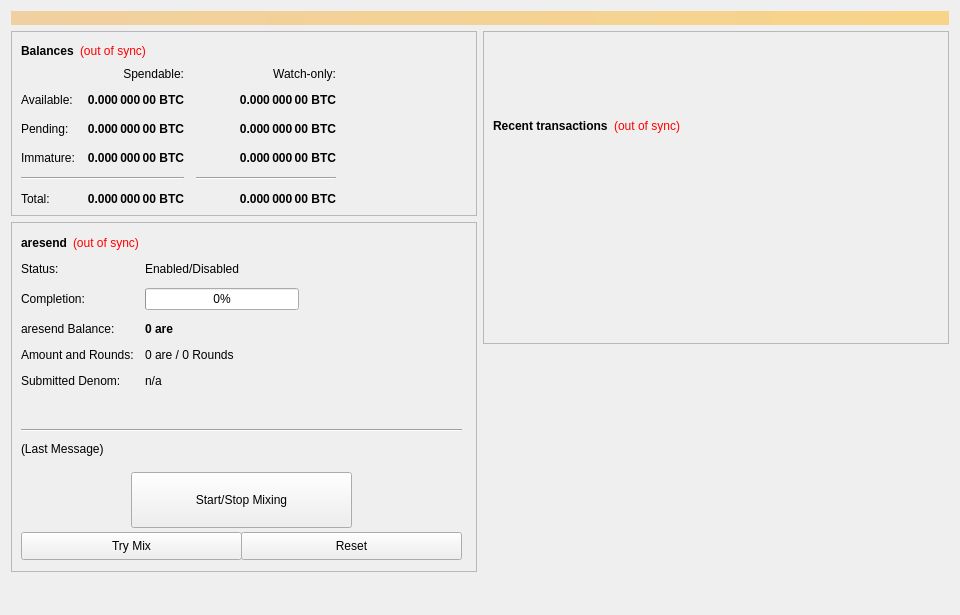
<?xml version="1.0" encoding="UTF-8"?>
<ui version="4.0">
 <class>SmartTokenConfig</class>
 <widget class="QWidget" name="SmartTokenConfig">
  <property name="geometry">
   <rect>
    <x>0</x>
    <y>0</y>
    <width>960</width>
    <height>615</height>
   </rect>
  </property>
  <property name="minimumSize">
   <size>
    <width>960</width>
    <height>0</height>
   </size>
  </property>
  <property name="windowTitle">
   <string>Form</string>
  </property>
  <layout class="QVBoxLayout" name="topLayout">
   <item>
    <widget class="QLabel" name="labelAlerts">
     <property name="visible">
      <bool>false</bool>
     </property>
     <property name="styleSheet">
      <string notr="true">background-color: qlineargradient(x1: 0, y1: 0, x2: 1, y2: 0, stop:0 #F0D0A0, stop:1 #F8D488); color:#000000;</string>
     </property>
     <property name="wordWrap">
      <bool>true</bool>
     </property>
     <property name="margin">
      <number>3</number>
     </property>
    </widget>
   </item>
   <item>
    <layout class="QHBoxLayout" name="horizontalLayout" stretch="1,1">
     <item>
      <layout class="QVBoxLayout" name="verticalLayout_2">
       <item>
        <widget class="QFrame" name="frame">
         <property name="frameShape">
          <enum>QFrame::StyledPanel</enum>
         </property>
         <property name="frameShadow">
          <enum>QFrame::Raised</enum>
         </property>
         <layout class="QVBoxLayout" name="verticalLayout_4">
          <item>
           <layout class="QHBoxLayout" name="horizontalLayout_4">
            <item>
             <widget class="QLabel" name="label_5">
              <property name="font">
               <font>
                <weight>75</weight>
                <bold>true</bold>
               </font>
              </property>
              <property name="text">
               <string>Balances</string>
              </property>
             </widget>
            </item>
            <item>
             <widget class="QLabel" name="labelWalletStatus">
              <property name="cursor">
               <cursorShape>WhatsThisCursor</cursorShape>
              </property>
              <property name="toolTip">
               <string>The displayed information may be out of date. Your wallet automatically synchronizes with the are network after a connection is established, but this process has not completed yet.</string>
              </property>
              <property name="styleSheet">
               <string notr="true">QLabel { color: red; }</string>
              </property>
              <property name="text">
               <string notr="true">(out of sync)</string>
              </property>
              <property name="alignment">
               <set>Qt::AlignLeading|Qt::AlignLeft|Qt::AlignVCenter</set>
              </property>
             </widget>
            </item>
            <item>
             <spacer name="horizontalSpacer_3">
              <property name="orientation">
               <enum>Qt::Horizontal</enum>
              </property>
              <property name="sizeHint" stdset="0">
               <size>
                <width>40</width>
                <height>20</height>
               </size>
              </property>
             </spacer>
            </item>
           </layout>
          </item>
          <item>
           <layout class="QGridLayout" name="gridLayout">
            <property name="spacing">
             <number>12</number>
            </property>
            <item row="2" column="2">
             <widget class="QLabel" name="labelWatchPending">
              <property name="font">
               <font>
                <weight>75</weight>
                <bold>true</bold>
               </font>
              </property>
              <property name="cursor">
               <cursorShape>IBeamCursor</cursorShape>
              </property>
              <property name="toolTip">
               <string>Unconfirmed transactions to watch-only addresses</string>
              </property>
              <property name="text">
               <string notr="true">0.000 000 00 BTC</string>
              </property>
              <property name="alignment">
               <set>Qt::AlignRight|Qt::AlignTrailing|Qt::AlignVCenter</set>
              </property>
              <property name="textInteractionFlags">
               <set>Qt::LinksAccessibleByMouse|Qt::TextSelectableByKeyboard|Qt::TextSelectableByMouse</set>
              </property>
             </widget>
            </item>
            <item row="2" column="1">
             <widget class="QLabel" name="labelUnconfirmed">
              <property name="font">
               <font>
                <weight>75</weight>
                <bold>true</bold>
               </font>
              </property>
              <property name="cursor">
               <cursorShape>IBeamCursor</cursorShape>
              </property>
              <property name="toolTip">
               <string>Total of transactions that have yet to be confirmed, and do not yet count toward the spendable balance</string>
              </property>
              <property name="text">
               <string notr="true">0.000 000 00 BTC</string>
              </property>
              <property name="alignment">
               <set>Qt::AlignRight|Qt::AlignTrailing|Qt::AlignVCenter</set>
              </property>
              <property name="textInteractionFlags">
               <set>Qt::LinksAccessibleByMouse|Qt::TextSelectableByKeyboard|Qt::TextSelectableByMouse</set>
              </property>
             </widget>
            </item>
            <item row="3" column="2">
             <widget class="QLabel" name="labelWatchImmature">
              <property name="font">
               <font>
                <weight>75</weight>
                <bold>true</bold>
               </font>
              </property>
              <property name="cursor">
               <cursorShape>IBeamCursor</cursorShape>
              </property>
              <property name="toolTip">
               <string>Staked or masternode rewards in watch-only addresses that has not yet matured</string>
              </property>
              <property name="text">
               <string notr="true">0.000 000 00 BTC</string>
              </property>
              <property name="alignment">
               <set>Qt::AlignRight|Qt::AlignTrailing|Qt::AlignVCenter</set>
              </property>
              <property name="textInteractionFlags">
               <set>Qt::LinksAccessibleByMouse|Qt::TextSelectableByKeyboard|Qt::TextSelectableByMouse</set>
              </property>
             </widget>
            </item>
            <item row="4" column="0" colspan="2">
             <widget class="Line" name="lineSpendableBalance">
              <property name="orientation">
               <enum>Qt::Horizontal</enum>
              </property>
             </widget>
            </item>
            <item row="4" column="2">
             <widget class="Line" name="lineWatchBalance">
              <property name="sizePolicy">
               <sizepolicy hsizetype="Preferred" vsizetype="Fixed">
                <horstretch>0</horstretch>
                <verstretch>0</verstretch>
               </sizepolicy>
              </property>
              <property name="minimumSize">
               <size>
                <width>140</width>
                <height>0</height>
               </size>
              </property>
              <property name="orientation">
               <enum>Qt::Horizontal</enum>
              </property>
             </widget>
            </item>
            <item row="5" column="0">
             <widget class="QLabel" name="labelTotalText">
              <property name="text">
               <string>Total:</string>
              </property>
             </widget>
            </item>
            <item row="3" column="1">
             <widget class="QLabel" name="labelImmature">
              <property name="font">
               <font>
                <weight>75</weight>
                <bold>true</bold>
               </font>
              </property>
              <property name="cursor">
               <cursorShape>IBeamCursor</cursorShape>
              </property>
              <property name="toolTip">
               <string>Staked or masternode rewards that has not yet matured</string>
              </property>
              <property name="text">
               <string notr="true">0.000 000 00 BTC</string>
              </property>
              <property name="alignment">
               <set>Qt::AlignRight|Qt::AlignTrailing|Qt::AlignVCenter</set>
              </property>
              <property name="textInteractionFlags">
               <set>Qt::LinksAccessibleByMouse|Qt::TextSelectableByKeyboard|Qt::TextSelectableByMouse</set>
              </property>
             </widget>
            </item>
            <item row="2" column="3">
             <spacer name="horizontalSpacer_2">
              <property name="orientation">
               <enum>Qt::Horizontal</enum>
              </property>
              <property name="sizeHint" stdset="0">
               <size>
                <width>40</width>
                <height>20</height>
               </size>
              </property>
             </spacer>
            </item>
            <item row="3" column="0">
             <widget class="QLabel" name="labelImmatureText">
              <property name="text">
               <string>Immature:</string>
              </property>
             </widget>
            </item>
            <item row="5" column="1">
             <widget class="QLabel" name="labelTotal">
              <property name="font">
               <font>
                <weight>75</weight>
                <bold>true</bold>
               </font>
              </property>
              <property name="cursor">
               <cursorShape>IBeamCursor</cursorShape>
              </property>
              <property name="toolTip">
               <string>Your current total balance</string>
              </property>
              <property name="text">
               <string notr="true">0.000 000 00 BTC</string>
              </property>
              <property name="alignment">
               <set>Qt::AlignRight|Qt::AlignTrailing|Qt::AlignVCenter</set>
              </property>
              <property name="textInteractionFlags">
               <set>Qt::LinksAccessibleByMouse|Qt::TextSelectableByKeyboard|Qt::TextSelectableByMouse</set>
              </property>
             </widget>
            </item>
            <item row="5" column="2">
             <widget class="QLabel" name="labelWatchTotal">
              <property name="font">
               <font>
                <weight>75</weight>
                <bold>true</bold>
               </font>
              </property>
              <property name="cursor">
               <cursorShape>IBeamCursor</cursorShape>
              </property>
              <property name="toolTip">
               <string>Current total balance in watch-only addresses</string>
              </property>
              <property name="text">
               <string notr="true">0.000 000 00 BTC</string>
              </property>
              <property name="alignment">
               <set>Qt::AlignRight|Qt::AlignTrailing|Qt::AlignVCenter</set>
              </property>
              <property name="textInteractionFlags">
               <set>Qt::LinksAccessibleByMouse|Qt::TextSelectableByKeyboard|Qt::TextSelectableByMouse</set>
              </property>
             </widget>
            </item>
            <item row="0" column="2">
             <widget class="QLabel" name="labelWatchonly">
              <property name="text">
               <string>Watch-only:</string>
              </property>
              <property name="alignment">
               <set>Qt::AlignRight|Qt::AlignTrailing|Qt::AlignVCenter</set>
              </property>
             </widget>
            </item>
            <item row="1" column="0">
             <widget class="QLabel" name="labelBalanceText">
              <property name="text">
               <string>Available:</string>
              </property>
             </widget>
            </item>
            <item row="1" column="1">
             <widget class="QLabel" name="labelBalance">
              <property name="font">
               <font>
                <weight>75</weight>
                <bold>true</bold>
               </font>
              </property>
              <property name="cursor">
               <cursorShape>IBeamCursor</cursorShape>
              </property>
              <property name="toolTip">
               <string>Your current spendable balance</string>
              </property>
              <property name="text">
               <string notr="true">0.000 000 00 BTC</string>
              </property>
              <property name="alignment">
               <set>Qt::AlignRight|Qt::AlignTrailing|Qt::AlignVCenter</set>
              </property>
              <property name="textInteractionFlags">
               <set>Qt::LinksAccessibleByMouse|Qt::TextSelectableByKeyboard|Qt::TextSelectableByMouse</set>
              </property>
             </widget>
            </item>
            <item row="1" column="2">
             <widget class="QLabel" name="labelWatchAvailable">
              <property name="font">
               <font>
                <weight>75</weight>
                <bold>true</bold>
               </font>
              </property>
              <property name="cursor">
               <cursorShape>IBeamCursor</cursorShape>
              </property>
              <property name="toolTip">
               <string>Your current balance in watch-only addresses</string>
              </property>
              <property name="text">
               <string notr="true">0.000 000 00 BTC</string>
              </property>
              <property name="alignment">
               <set>Qt::AlignRight|Qt::AlignTrailing|Qt::AlignVCenter</set>
              </property>
              <property name="textInteractionFlags">
               <set>Qt::LinksAccessibleByMouse|Qt::TextSelectableByKeyboard|Qt::TextSelectableByMouse</set>
              </property>
             </widget>
            </item>
            <item row="2" column="0">
             <widget class="QLabel" name="labelPendingText">
              <property name="text">
               <string>Pending:</string>
              </property>
             </widget>
            </item>
            <item row="0" column="1">
             <widget class="QLabel" name="labelSpendable">
              <property name="text">
               <string>Spendable:</string>
              </property>
              <property name="alignment">
               <set>Qt::AlignRight|Qt::AlignTrailing|Qt::AlignVCenter</set>
              </property>
             </widget>
            </item>
           </layout>
          </item>
         </layout>
        </widget>
       </item>
       <item>
        <widget class="QFrame" name="frameObfuscation">
         <property name="minimumSize">
          <size>
           <width>0</width>
           <height>350</height>
          </size>
         </property>
         <property name="layoutDirection">
          <enum>Qt::LeftToRight</enum>
         </property>
         <property name="frameShape">
          <enum>QFrame::StyledPanel</enum>
         </property>
         <property name="frameShadow">
          <enum>QFrame::Raised</enum>
         </property>
         <widget class="QWidget" name="formLayoutWidget">
          <property name="geometry">
           <rect>
            <x>10</x>
            <y>40</y>
            <width>451</width>
            <height>161</height>
           </rect>
          </property>
          <layout class="QFormLayout" name="formLayout">
           <property name="fieldGrowthPolicy">
            <enum>QFormLayout::AllNonFixedFieldsGrow</enum>
           </property>
           <property name="horizontalSpacing">
            <number>11</number>
           </property>
           <property name="verticalSpacing">
            <number>12</number>
           </property>
           <item row="0" column="0">
            <widget class="QLabel" name="label_6">
             <property name="text">
              <string>Status:</string>
             </property>
            </widget>
           </item>
           <item row="1" column="0">
            <widget class="QLabel" name="label_7">
             <property name="text">
              <string>Completion:</string>
             </property>
            </widget>
           </item>
           <item row="1" column="1">
            <widget class="QProgressBar" name="obfuscationProgress">
             <property name="maximumSize">
              <size>
               <width>154</width>
               <height>16777215</height>
              </size>
             </property>
             <property name="value">
              <number>0</number>
             </property>
            </widget>
           </item>
           <item row="2" column="0">
            <widget class="QLabel" name="labelAnonymizedText">
             <property name="text">
              <string>aresend Balance:</string>
             </property>
            </widget>
           </item>
           <item row="2" column="1">
            <widget class="QLabel" name="labelAnonymized">
             <property name="font">
              <font>
               <weight>75</weight>
               <bold>true</bold>
              </font>
             </property>
             <property name="text">
              <string notr="true">0 are</string>
             </property>
            </widget>
           </item>
           <item row="3" column="0">
            <widget class="QLabel" name="label_8">
             <property name="text">
              <string>Amount and Rounds:</string>
             </property>
            </widget>
           </item>
           <item row="3" column="1">
            <widget class="QLabel" name="labelAmountRounds">
             <property name="text">
              <string>0 are / 0 Rounds</string>
             </property>
            </widget>
           </item>
           <item row="4" column="0">
            <widget class="QLabel" name="label_9">
             <property name="text">
              <string>Submitted Denom:</string>
             </property>
            </widget>
           </item>
           <item row="4" column="1">
            <widget class="QLabel" name="labelSubmittedDenom">
             <property name="toolTip">
              <string>The denominations you submitted to the Masternode.&lt;br&gt;To mix, other users must submit the exact same denominations.</string>
             </property>
             <property name="text">
              <string>n/a</string>
             </property>
            </widget>
           </item>
           <item row="0" column="1">
            <widget class="QLabel" name="aresendEnabled">
             <property name="text">
              <string>Enabled/Disabled</string>
             </property>
            </widget>
           </item>
          </layout>
         </widget>
         <widget class="QPushButton" name="runAutoDenom">
          <property name="geometry">
           <rect>
            <x>251</x>
            <y>17</y>
            <width>1</width>
            <height>1</height>
           </rect>
          </property>
          <property name="palette">
           <palette>
            <active>
             <colorrole role="WindowText">
              <brush brushstyle="SolidPattern">
               <color alpha="255">
                <red>0</red>
                <green>0</green>
                <blue>0</blue>
               </color>
              </brush>
             </colorrole>
             <colorrole role="Button">
              <brush brushstyle="SolidPattern">
               <color alpha="255">
                <red>239</red>
                <green>238</green>
                <blue>238</blue>
               </color>
              </brush>
             </colorrole>
             <colorrole role="Light">
              <brush brushstyle="SolidPattern">
               <color alpha="255">
                <red>255</red>
                <green>255</green>
                <blue>255</blue>
               </color>
              </brush>
             </colorrole>
             <colorrole role="Midlight">
              <brush brushstyle="SolidPattern">
               <color alpha="255">
                <red>247</red>
                <green>246</green>
                <blue>246</blue>
               </color>
              </brush>
             </colorrole>
             <colorrole role="Dark">
              <brush brushstyle="SolidPattern">
               <color alpha="255">
                <red>119</red>
                <green>119</green>
                <blue>119</blue>
               </color>
              </brush>
             </colorrole>
             <colorrole role="Mid">
              <brush brushstyle="SolidPattern">
               <color alpha="255">
                <red>159</red>
                <green>159</green>
                <blue>159</blue>
               </color>
              </brush>
             </colorrole>
             <colorrole role="Text">
              <brush brushstyle="SolidPattern">
               <color alpha="255">
                <red>0</red>
                <green>0</green>
                <blue>0</blue>
               </color>
              </brush>
             </colorrole>
             <colorrole role="BrightText">
              <brush brushstyle="SolidPattern">
               <color alpha="255">
                <red>255</red>
                <green>255</green>
                <blue>255</blue>
               </color>
              </brush>
             </colorrole>
             <colorrole role="ButtonText">
              <brush brushstyle="SolidPattern">
               <color alpha="255">
                <red>0</red>
                <green>0</green>
                <blue>0</blue>
               </color>
              </brush>
             </colorrole>
             <colorrole role="Base">
              <brush brushstyle="SolidPattern">
               <color alpha="255">
                <red>255</red>
                <green>255</green>
                <blue>255</blue>
               </color>
              </brush>
             </colorrole>
             <colorrole role="Window">
              <brush brushstyle="SolidPattern">
               <color alpha="255">
                <red>239</red>
                <green>238</green>
                <blue>238</blue>
               </color>
              </brush>
             </colorrole>
             <colorrole role="Shadow">
              <brush brushstyle="SolidPattern">
               <color alpha="255">
                <red>0</red>
                <green>0</green>
                <blue>0</blue>
               </color>
              </brush>
             </colorrole>
             <colorrole role="AlternateBase">
              <brush brushstyle="SolidPattern">
               <color alpha="255">
                <red>247</red>
                <green>246</green>
                <blue>246</blue>
               </color>
              </brush>
             </colorrole>
             <colorrole role="ToolTipBase">
              <brush brushstyle="SolidPattern">
               <color alpha="255">
                <red>255</red>
                <green>255</green>
                <blue>220</blue>
               </color>
              </brush>
             </colorrole>
             <colorrole role="ToolTipText">
              <brush brushstyle="SolidPattern">
               <color alpha="255">
                <red>0</red>
                <green>0</green>
                <blue>0</blue>
               </color>
              </brush>
             </colorrole>
            </active>
            <inactive>
             <colorrole role="WindowText">
              <brush brushstyle="SolidPattern">
               <color alpha="255">
                <red>0</red>
                <green>0</green>
                <blue>0</blue>
               </color>
              </brush>
             </colorrole>
             <colorrole role="Button">
              <brush brushstyle="SolidPattern">
               <color alpha="255">
                <red>239</red>
                <green>238</green>
                <blue>238</blue>
               </color>
              </brush>
             </colorrole>
             <colorrole role="Light">
              <brush brushstyle="SolidPattern">
               <color alpha="255">
                <red>255</red>
                <green>255</green>
                <blue>255</blue>
               </color>
              </brush>
             </colorrole>
             <colorrole role="Midlight">
              <brush brushstyle="SolidPattern">
               <color alpha="255">
                <red>247</red>
                <green>246</green>
                <blue>246</blue>
               </color>
              </brush>
             </colorrole>
             <colorrole role="Dark">
              <brush brushstyle="SolidPattern">
               <color alpha="255">
                <red>119</red>
                <green>119</green>
                <blue>119</blue>
               </color>
              </brush>
             </colorrole>
             <colorrole role="Mid">
              <brush brushstyle="SolidPattern">
               <color alpha="255">
                <red>159</red>
                <green>159</green>
                <blue>159</blue>
               </color>
              </brush>
             </colorrole>
             <colorrole role="Text">
              <brush brushstyle="SolidPattern">
               <color alpha="255">
                <red>0</red>
                <green>0</green>
                <blue>0</blue>
               </color>
              </brush>
             </colorrole>
             <colorrole role="BrightText">
              <brush brushstyle="SolidPattern">
               <color alpha="255">
                <red>255</red>
                <green>255</green>
                <blue>255</blue>
               </color>
              </brush>
             </colorrole>
             <colorrole role="ButtonText">
              <brush brushstyle="SolidPattern">
               <color alpha="255">
                <red>0</red>
                <green>0</green>
                <blue>0</blue>
               </color>
              </brush>
             </colorrole>
             <colorrole role="Base">
              <brush brushstyle="SolidPattern">
               <color alpha="255">
                <red>255</red>
                <green>255</green>
                <blue>255</blue>
               </color>
              </brush>
             </colorrole>
             <colorrole role="Window">
              <brush brushstyle="SolidPattern">
               <color alpha="255">
                <red>239</red>
                <green>238</green>
                <blue>238</blue>
               </color>
              </brush>
             </colorrole>
             <colorrole role="Shadow">
              <brush brushstyle="SolidPattern">
               <color alpha="255">
                <red>0</red>
                <green>0</green>
                <blue>0</blue>
               </color>
              </brush>
             </colorrole>
             <colorrole role="AlternateBase">
              <brush brushstyle="SolidPattern">
               <color alpha="255">
                <red>247</red>
                <green>246</green>
                <blue>246</blue>
               </color>
              </brush>
             </colorrole>
             <colorrole role="ToolTipBase">
              <brush brushstyle="SolidPattern">
               <color alpha="255">
                <red>255</red>
                <green>255</green>
                <blue>220</blue>
               </color>
              </brush>
             </colorrole>
             <colorrole role="ToolTipText">
              <brush brushstyle="SolidPattern">
               <color alpha="255">
                <red>0</red>
                <green>0</green>
                <blue>0</blue>
               </color>
              </brush>
             </colorrole>
            </inactive>
            <disabled>
             <colorrole role="WindowText">
              <brush brushstyle="SolidPattern">
               <color alpha="255">
                <red>119</red>
                <green>119</green>
                <blue>119</blue>
               </color>
              </brush>
             </colorrole>
             <colorrole role="Button">
              <brush brushstyle="SolidPattern">
               <color alpha="255">
                <red>239</red>
                <green>238</green>
                <blue>238</blue>
               </color>
              </brush>
             </colorrole>
             <colorrole role="Light">
              <brush brushstyle="SolidPattern">
               <color alpha="255">
                <red>255</red>
                <green>255</green>
                <blue>255</blue>
               </color>
              </brush>
             </colorrole>
             <colorrole role="Midlight">
              <brush brushstyle="SolidPattern">
               <color alpha="255">
                <red>247</red>
                <green>246</green>
                <blue>246</blue>
               </color>
              </brush>
             </colorrole>
             <colorrole role="Dark">
              <brush brushstyle="SolidPattern">
               <color alpha="255">
                <red>119</red>
                <green>119</green>
                <blue>119</blue>
               </color>
              </brush>
             </colorrole>
             <colorrole role="Mid">
              <brush brushstyle="SolidPattern">
               <color alpha="255">
                <red>159</red>
                <green>159</green>
                <blue>159</blue>
               </color>
              </brush>
             </colorrole>
             <colorrole role="Text">
              <brush brushstyle="SolidPattern">
               <color alpha="255">
                <red>119</red>
                <green>119</green>
                <blue>119</blue>
               </color>
              </brush>
             </colorrole>
             <colorrole role="BrightText">
              <brush brushstyle="SolidPattern">
               <color alpha="255">
                <red>255</red>
                <green>255</green>
                <blue>255</blue>
               </color>
              </brush>
             </colorrole>
             <colorrole role="ButtonText">
              <brush brushstyle="SolidPattern">
               <color alpha="255">
                <red>119</red>
                <green>119</green>
                <blue>119</blue>
               </color>
              </brush>
             </colorrole>
             <colorrole role="Base">
              <brush brushstyle="SolidPattern">
               <color alpha="255">
                <red>239</red>
                <green>238</green>
                <blue>238</blue>
               </color>
              </brush>
             </colorrole>
             <colorrole role="Window">
              <brush brushstyle="SolidPattern">
               <color alpha="255">
                <red>239</red>
                <green>238</green>
                <blue>238</blue>
               </color>
              </brush>
             </colorrole>
             <colorrole role="Shadow">
              <brush brushstyle="SolidPattern">
               <color alpha="255">
                <red>0</red>
                <green>0</green>
                <blue>0</blue>
               </color>
              </brush>
             </colorrole>
             <colorrole role="AlternateBase">
              <brush brushstyle="SolidPattern">
               <color alpha="255">
                <red>239</red>
                <green>238</green>
                <blue>238</blue>
               </color>
              </brush>
             </colorrole>
             <colorrole role="ToolTipBase">
              <brush brushstyle="SolidPattern">
               <color alpha="255">
                <red>255</red>
                <green>255</green>
                <blue>220</blue>
               </color>
              </brush>
             </colorrole>
             <colorrole role="ToolTipText">
              <brush brushstyle="SolidPattern">
               <color alpha="255">
                <red>0</red>
                <green>0</green>
                <blue>0</blue>
               </color>
              </brush>
             </colorrole>
            </disabled>
           </palette>
          </property>
          <property name="focusPolicy">
           <enum>Qt::NoFocus</enum>
          </property>
          <property name="autoFillBackground">
           <bool>true</bool>
          </property>
          <property name="text">
           <string/>
          </property>
          <property name="flat">
           <bool>true</bool>
          </property>
         </widget>
         <widget class="QPushButton" name="toggleObfuscation">
          <property name="geometry">
           <rect>
            <x>120</x>
            <y>250</y>
            <width>221</width>
            <height>56</height>
           </rect>
          </property>
          <property name="sizePolicy">
           <sizepolicy hsizetype="MinimumExpanding" vsizetype="Fixed">
            <horstretch>0</horstretch>
            <verstretch>0</verstretch>
           </sizepolicy>
          </property>
          <property name="text">
           <string>Start/Stop Mixing</string>
          </property>
         </widget>
         <widget class="Line" name="lineLastMessage">
          <property name="geometry">
           <rect>
            <x>10</x>
            <y>200</y>
            <width>441</width>
            <height>16</height>
           </rect>
          </property>
          <property name="orientation">
           <enum>Qt::Horizontal</enum>
          </property>
         </widget>
         <widget class="QLabel" name="aresendStatus">
          <property name="geometry">
           <rect>
            <x>10</x>
            <y>220</y>
            <width>451</width>
            <height>61</height>
           </rect>
          </property>
          <property name="minimumSize">
           <size>
            <width>288</width>
            <height>43</height>
           </size>
          </property>
          <property name="text">
           <string>(Last Message)</string>
          </property>
          <property name="alignment">
           <set>Qt::AlignLeading|Qt::AlignLeft|Qt::AlignTop</set>
          </property>
          <property name="wordWrap">
           <bool>true</bool>
          </property>
         </widget>
         <widget class="QPushButton" name="obfuscationAuto">
          <property name="geometry">
           <rect>
            <x>10</x>
            <y>310</y>
            <width>221</width>
            <height>28</height>
           </rect>
          </property>
          <property name="sizePolicy">
           <sizepolicy hsizetype="MinimumExpanding" vsizetype="Fixed">
            <horstretch>0</horstretch>
            <verstretch>0</verstretch>
           </sizepolicy>
          </property>
          <property name="toolTip">
           <string>Try to manually submit a aresend request.</string>
          </property>
          <property name="text">
           <string>Try Mix</string>
          </property>
         </widget>
         <widget class="QPushButton" name="obfuscationReset">
          <property name="geometry">
           <rect>
            <x>230</x>
            <y>310</y>
            <width>221</width>
            <height>28</height>
           </rect>
          </property>
          <property name="sizePolicy">
           <sizepolicy hsizetype="MinimumExpanding" vsizetype="Fixed">
            <horstretch>0</horstretch>
            <verstretch>0</verstretch>
           </sizepolicy>
          </property>
          <property name="toolTip">
           <string>Reset the current status of aresend (can interrupt aresend if it's in the process of Mixing, which can cost you money!)</string>
          </property>
          <property name="autoFillBackground">
           <bool>false</bool>
          </property>
          <property name="text">
           <string>Reset</string>
          </property>
         </widget>
         <widget class="QWidget" name="layoutWidget">
          <property name="geometry">
           <rect>
            <x>10</x>
            <y>10</y>
            <width>431</width>
            <height>22</height>
           </rect>
          </property>
          <layout class="QHBoxLayout" name="horizontalLayout_5">
           <item>
            <widget class="QLabel" name="label_2">
             <property name="font">
              <font>
               <weight>75</weight>
               <bold>true</bold>
              </font>
             </property>
             <property name="text">
              <string>aresend</string>
             </property>
            </widget>
           </item>
           <item>
            <widget class="QLabel" name="labelObfuscationSyncStatus">
             <property name="toolTip">
              <string>The displayed information may be out of date. Your wallet automatically synchronizes with the are network after a connection is established, but this process has not completed yet.</string>
             </property>
             <property name="styleSheet">
              <string notr="true">QLabel { color: red; }</string>
             </property>
             <property name="text">
              <string notr="true">(out of sync)</string>
             </property>
             <property name="alignment">
              <set>Qt::AlignLeading|Qt::AlignLeft|Qt::AlignVCenter</set>
             </property>
            </widget>
           </item>
           <item>
            <spacer name="horizontalSpacer_4">
             <property name="orientation">
              <enum>Qt::Horizontal</enum>
             </property>
             <property name="sizeHint" stdset="0">
              <size>
               <width>40</width>
               <height>20</height>
              </size>
             </property>
            </spacer>
           </item>
          </layout>
         </widget>
        </widget>
       </item>
       <item>
        <spacer name="verticalSpacer">
         <property name="orientation">
          <enum>Qt::Vertical</enum>
         </property>
         <property name="sizeHint" stdset="0">
          <size>
           <width>20</width>
           <height>40</height>
          </size>
         </property>
        </spacer>
       </item>
      </layout>
     </item>
     <item>
      <layout class="QVBoxLayout" name="verticalLayout_3">
       <item>
        <widget class="QFrame" name="frame_2">
         <property name="frameShape">
          <enum>QFrame::StyledPanel</enum>
         </property>
         <property name="frameShadow">
          <enum>QFrame::Raised</enum>
         </property>
         <layout class="QVBoxLayout" name="verticalLayout">
          <item>
           <spacer name="verticalSpacer_3">
            <property name="orientation">
             <enum>Qt::Vertical</enum>
            </property>
            <property name="sizeType">
             <enum>QSizePolicy::Fixed</enum>
            </property>
            <property name="sizeHint" stdset="0">
             <size>
              <width>20</width>
              <height>75</height>
             </size>
            </property>
           </spacer>
          </item>
          <item>
           <layout class="QHBoxLayout" name="horizontalLayout_2">
            <item>
             <widget class="QLabel" name="label_4">
              <property name="font">
               <font>
                <weight>75</weight>
                <bold>true</bold>
               </font>
              </property>
              <property name="text">
               <string>Recent transactions</string>
              </property>
             </widget>
            </item>
            <item>
             <widget class="QLabel" name="labelTransactionsStatus">
              <property name="cursor">
               <cursorShape>WhatsThisCursor</cursorShape>
              </property>
              <property name="toolTip">
               <string>The displayed information may be out of date. Your wallet automatically synchronizes with the are network after a connection is established, but this process has not completed yet.</string>
              </property>
              <property name="styleSheet">
               <string notr="true">QLabel { color: red; }</string>
              </property>
              <property name="text">
               <string notr="true">(out of sync)</string>
              </property>
              <property name="alignment">
               <set>Qt::AlignRight|Qt::AlignTrailing|Qt::AlignVCenter</set>
              </property>
             </widget>
            </item>
            <item>
             <spacer name="horizontalSpacer">
              <property name="orientation">
               <enum>Qt::Horizontal</enum>
              </property>
              <property name="sizeHint" stdset="0">
               <size>
                <width>40</width>
                <height>20</height>
               </size>
              </property>
             </spacer>
            </item>
           </layout>
          </item>
          <item>
           <widget class="QListView" name="listTransactions">
            <property name="styleSheet">
             <string notr="true">QListView { background: transparent; }</string>
            </property>
            <property name="frameShape">
             <enum>QFrame::NoFrame</enum>
            </property>
            <property name="verticalScrollBarPolicy">
             <enum>Qt::ScrollBarAlwaysOff</enum>
            </property>
            <property name="horizontalScrollBarPolicy">
             <enum>Qt::ScrollBarAlwaysOff</enum>
            </property>
            <property name="selectionMode">
             <enum>QAbstractItemView::NoSelection</enum>
            </property>
           </widget>
          </item>
         </layout>
        </widget>
       </item>
       <item>
        <spacer name="verticalSpacer_2">
         <property name="orientation">
          <enum>Qt::Vertical</enum>
         </property>
         <property name="sizeType">
          <enum>QSizePolicy::Expanding</enum>
         </property>
         <property name="sizeHint" stdset="0">
          <size>
           <width>20</width>
           <height>40</height>
          </size>
         </property>
        </spacer>
       </item>
      </layout>
     </item>
    </layout>
   </item>
  </layout>
 </widget>
 <resources/>
 <connections/>
</ui>
